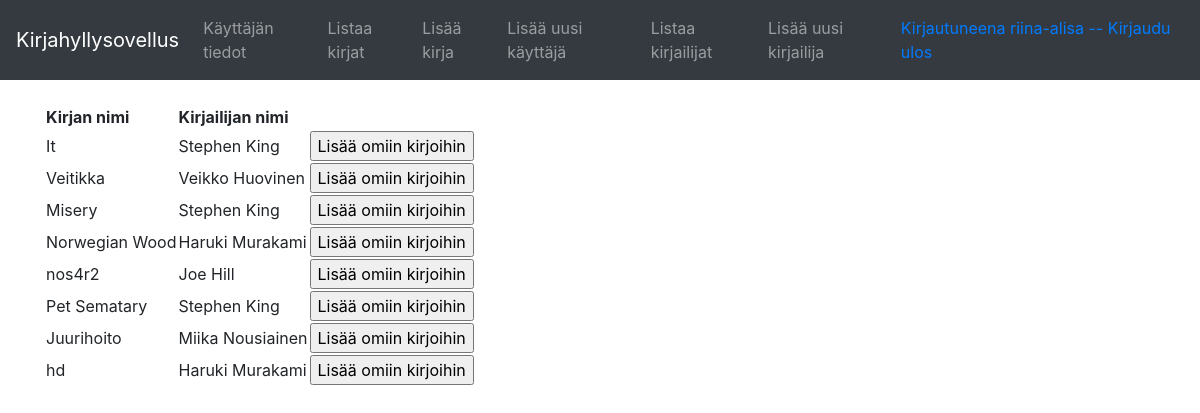
Screenshot of /books/ (signed in) with the database file from the repository.
### application/auth/models.py (models this page shows, shortened)
class User(Base):
    __tablename__ = "account"
    name = db.Column(db.String(30), nullable=False)
    username = db.Column(db.String(30), nullable=False)
    password = db.Column(db.String(30), nullable=False)
    mybooks = db.relationship("Book", secondary=users_books,
        backref=db.backref('mybooks', lazy='dynamic'))

### tables this page shows
CREATE TABLE authors_books (
	book_id INTEGER, 
	author_id INTEGER, 
	FOREIGN KEY(book_id) REFERENCES book (id), 
	FOREIGN KEY(author_id) REFERENCES author (id)
);

### application/books/models.py (models this page shows, shortened)
class Book(Base):
    name = db.Column(db.String(144), nullable=False)

### application/authors/models.py (models this page shows, shortened)
class Author(Base):
    __tablename__ = "author"
    firstname = db.Column(db.String(30), nullable=False)
    lastname = db.Column(db.String(30), nullable=False)
    books = db.relationship("Book", secondary=authors_books,
        backref=db.backref('books', lazy='dynamic'))

### application/books/views.py (the view)
@app.route("/books/", methods=["GET"])
def books_index():
    user = current_user
    stmt = text("select book_id, author_id, name, firstname, lastname from authors_books join book on "
                "book.id=authors_books.book_id join author on author.id=authors_books.author_id")
    books = db.engine.execute(stmt)
    return render_template("books/list.html", books=books, user=user)

### application/__init__.py (called while the page is built)
@login_manager.user_loader
def load_user(user_id):
    return User.query.get(user_id)

### application/templates/books/list.html (shortened to what this page needs)
{% extends "layout.html" %}
{% block body %}
  <table>
    <tr>
      <th>Kirjan nimi</th>
      <th>Kirjailijan nimi</th>
      <th></th>
    </tr>
    {% for book in books %}
    <tr>
      <td>{{ book.name }}</td>
      <td>{{ book.firstname }} {{book.lastname }}</td>
      <td>
        <form method="POST" action="{{ url_for('book_add_to_user', book_id=book.book_id) }}">
            <input type="submit" value="Lisää omiin kirjoihin"/>
        </form>
      </td>
    </tr>
    {% endfor %}
  </table>
{% endblock %}

### application/templates/layout.html (shortened to what this page needs)
<!DOCTYPE html>
<html>
  <head>
    <link rel="stylesheet" href="https://maxcdn.bootstrapcdn.com/bootstrap/4.0.0/css/bootstrap.min.css"
>
  </head>
  <body>
    <nav class="navbar navbar-expand-md navbar-dark bg-dark mb-4">
      <a class="navbar-brand" href="#">Kirjahyllysovellus</a>
      <div class="collapse navbar-collapse" id="navbarCollapse">
        <ul class="navbar-nav mr-auto">
          {% if current_user.is_authenticated %}
          <li class="nav-item">
            <a class="nav-link" href="{{ url_for('auth_info', username=current_user.username) }}">Käyttäjän tiedot</a>
          </li>
          {% endif %}
          <li class="nav-item">
            <a class="nav-link" href="{{ url_for('books_index') }}">Listaa kirjat</a>
          </li>
          <li class="nav-item">
            <a class="nav-link" href="{{ url_for('books_form') }}">Lisää kirja</a>
          </li>
          <li class="nav-item">
            <a class="nav-link"  href="{{ url_for('auth_form') }}">Lisää uusi käyttäjä</a>
          </li>
          <li class="nav-item">
            <a class="nav-link"  href="{{ url_for('authors_index') }}">Listaa kirjailijat</a>
          </li>
          <li class="nav-item">
            <a class="nav-link"  href="{{ url_for('authors_form') }}">Lisää uusi kirjailija</a>
          </li>
        </ul>
        <div class="form-inline mt-2 mt-md-0">
          {% if current_user.is_authenticated %}
          <a href="{{url_for('auth_logout') }}">Kirjautuneena {{ current_user.name }} -- Kirjaudu ulos</a>
          {% else %}
          <a href="{{ url_for('auth_login') }}">Kirjaudu sisään</a>
          {% endif %}
        </div>
      </div>
    </nav>
    <main role="main" class="container">
      {% block body %}{% endblock %}
    </main>
  </body>
</html>

### rows the page displays
User: name "riina-alisa"
authors_books: name "It", firstname "Stephen", lastname "King"
authors_books: name "Veitikka", firstname "Veikko", lastname "Huovinen"
authors_books: name "Misery", firstname "Stephen", lastname "King"
authors_books: name "Norwegian Wood", firstname "Haruki", lastname "Murakami"
authors_books: name "nos4r2", firstname "Joe", lastname "Hill"
authors_books: name "Pet Sematary", firstname "Stephen", lastname "King"
authors_books: name "Juurihoito", firstname "Miika", lastname "Nousiainen"
authors_books: name "hd", firstname "Haruki", lastname "Murakami"
